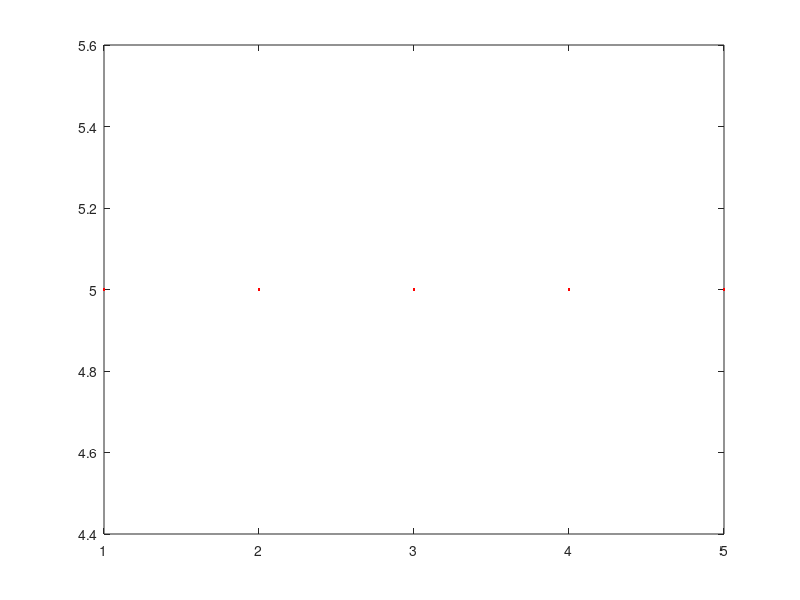

This chart was generated by the following MATLAB code:
r = zeros();
R = zeros();
a = input('Lower limit of the range a: ');
b = input('Upper limit of the range b: ');
m = input('Give m: ');
r(1) = input('Give r0: ');
r(2) = input('Give r1: ');
n = input('Give number of sample n: ');
for i=3:n
    r(i) = mod(r(i-1)+r(i-2),m);
end;
for i=1:n
    R(i) = a + (b-a)*(r(i)/m);
end;
plot(R,'r.');